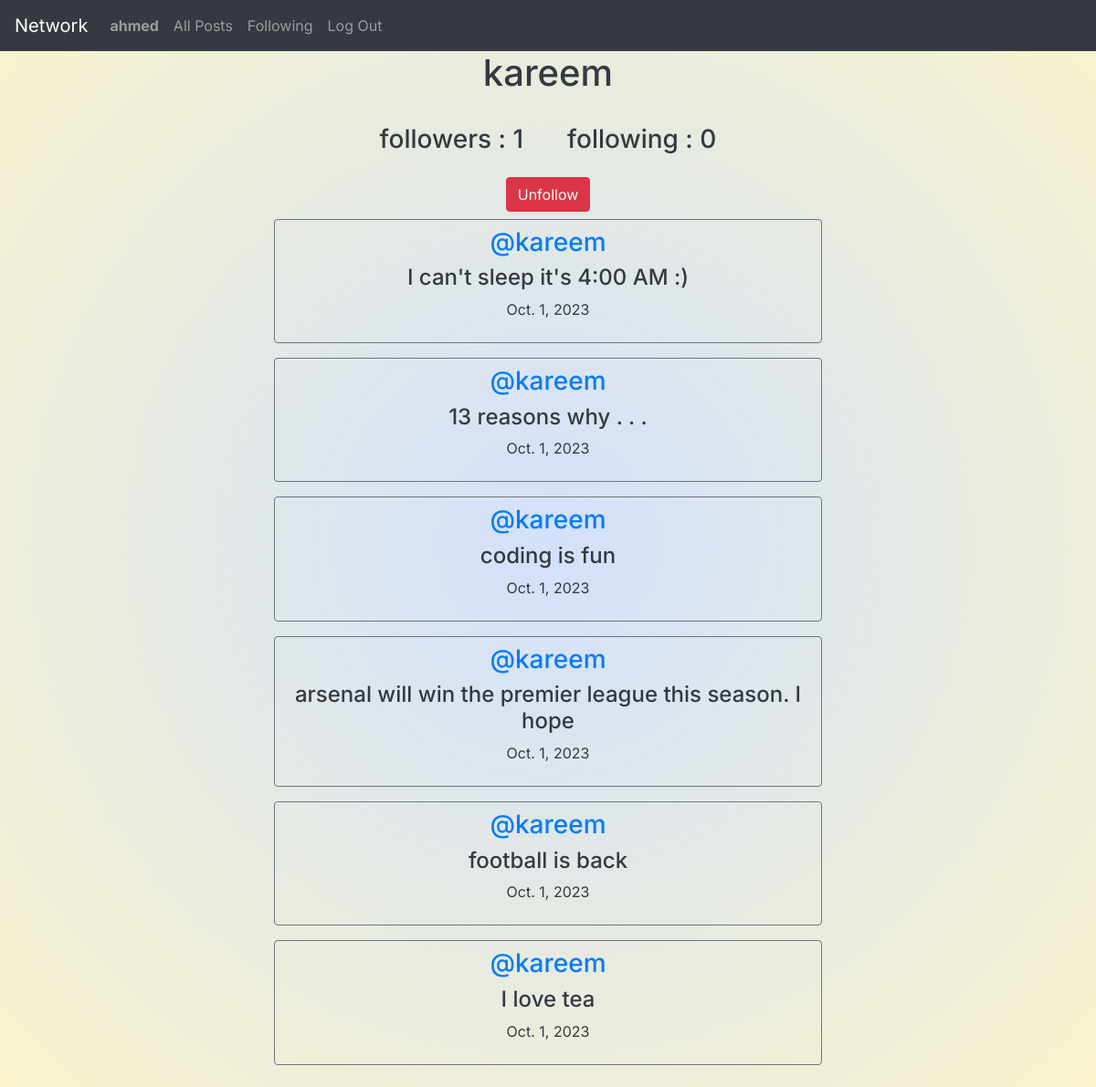
Page /profile/4/ (signed in) on the committed database.
### network/models.py (models this page shows, shortened)
class User(AbstractUser):
    pass

class Post(models.Model):
    content = models.CharField(max_length=150)
    user = models.ForeignKey(User,on_delete=models.CASCADE,related_name="user")
    date = models.DateField(auto_now_add=True)

### network/views.py (the view)
# urls.py: path('profile/<int:user_id>/', views.profile, name='profile'),
def profile(request,user_id):
    user = User.objects.get(pk=user_id)
    all_posts = Post.objects.filter(user=user).order_by("id").reverse()
    following = Follow.objects.filter(user=user)
    followers = Follow.objects.filter(user_follower=user)
    try:
        check_follow = followers.filter(user=User.objects.get(pk=request.user.id))
        if len(check_follow) != 0:
            is_following = True
        else:
            is_following = False
    except:
        is_following = False
    paginator  = Paginator (all_posts , 10)
    page_num = request.GET.get('page')
    post_page = paginator.get_page(page_num)
    return render(request, "network/profile.html",{
        "all_posts":all_posts,
        "post_page":post_page,
        "username":user.username,
        "following":following,
        "followers":followers,
        "is_following":is_following,
        "user_profile":user,
    })

### network/templates/network/profile.html (shortened to what this page needs)
{% extends "network/layout.html" %} {% block body %}
<h1 class="text-dark text-center">{{username}}</h1>
<div class="mt-2 ml-4 mr-4">
  <div class="container d-flex justify-content-center">
    <h3 class="text-dark text-center m-4">followers : {{followers.count}}</h3>
    <h3 class="text-dark text-center m-4">following : {{following.count}}</h3>
  </div>
  {% if user.is_authenticated %}
  {% if user != user_profile %}
  {% if is_following %}
  <form action="{% url 'unfollow' %}" method="post" class="form text-center">
    <input type="submit" value="Unfollow" class="btn btn-danger form" />
  </form>
  {% else %}
  <form action="{% url 'follow' %}" method="post" class="form text-center">
    {% csrf_token %}
    <input type="hidden" name="userfollow" value="{{user_profile}}" />
    <input type="submit" value="follow" class="btn btn-primary form" />
  </form>
  {% endif %}
  {% endif %}
  {% endif %}
</div>
{% for p in post_page %}
<div class="d-flex justify-content-center align-items-center">
  <div class="border border-secondary rounded p-2 m-2 text-dark text-center col-6">
    <h3 class="text-dark text-center">
      <a href="{% url 'profile' user_id=p.user.id %}">@{{p.user}}</a>
    </h3>
    <h4 class="text-dark text-center">{{p.content}}</h4>
    <p class="text-dark text-center">{{p.date}}</p>
  </div>
</div>
{% endfor %}
{% endblock %}

### network/templates/network/layout.html (shortened to what this page needs)
{% load static %}
<!DOCTYPE html>
<html lang="en">
<head>
    <link rel="stylesheet" href="https://cdnjs.cloudflare.com/ajax/libs/font-awesome/6.4.2/css/all.min.css">
    <link rel="stylesheet" href="https://stackpath.bootstrapcdn.com/bootstrap/4.4.1/css/bootstrap.min.css"
>
    <link href="{% static 'network/styles.css' %}" rel="stylesheet">
</head>
<body>
    <nav class="navbar navbar-expand-lg navbar-dark bg-dark">
        <a class="navbar-brand" href="{% url 'index' %}">Network</a>
        <div>
            <ul class="navbar-nav mr-auto">
                {% if user.is_authenticated %}
                <li class="nav-item">
                    <a class="nav-link"
                        href="{% url 'profile' user_id=user.id %}"><strong>{{ user.username }}</strong></a>
                </li>
                {% endif %}
                <li class="nav-item">
                    <a class="nav-link" href="{% url 'index' %}">All Posts</a>
                </li>
                {% if user.is_authenticated %}
                <li class="nav-item">
                    <a class="nav-link" href="{% url 'following' %}">Following</a>
                </li>
                <li class="nav-item">
                    <a class="nav-link" href="{% url 'logout' %}">Log Out</a>
                </li>
                {% endif %}
            </ul>
        </div>
    </nav>
    <div class="body">
        {% block body %}
        {% endblock %}
    </div>
</body>
</html>

### network/static/network/styles.css (style rules this page uses)
body { background-image:radial-gradient( #D2E0FB , #F9F3CC); font-family: inter , sans-serif; }

### rows in the picture
User: username "ahmed"
User: username "kareem"
Post: user "kareem", content "I can't sleep it's 4:00 AM :)", date "Oct. 1, 2023"
Post: user "kareem", content "13 reasons why . . .", date "Oct. 1, 2023"
Post: user "kareem", content "coding is fun", date "Oct. 1, 2023"
Post: user "kareem", content "arsenal will win the premier league this season. I hope", date "Oct. 1, 2023"
Post: user "kareem", content "football is back", date "Oct. 1, 2023"
Post: user "kareem", content "I love tea", date "Oct. 1, 2023"

### other values in the picture
{{ followers.count }} "1"
{{ following.count }} "0"
